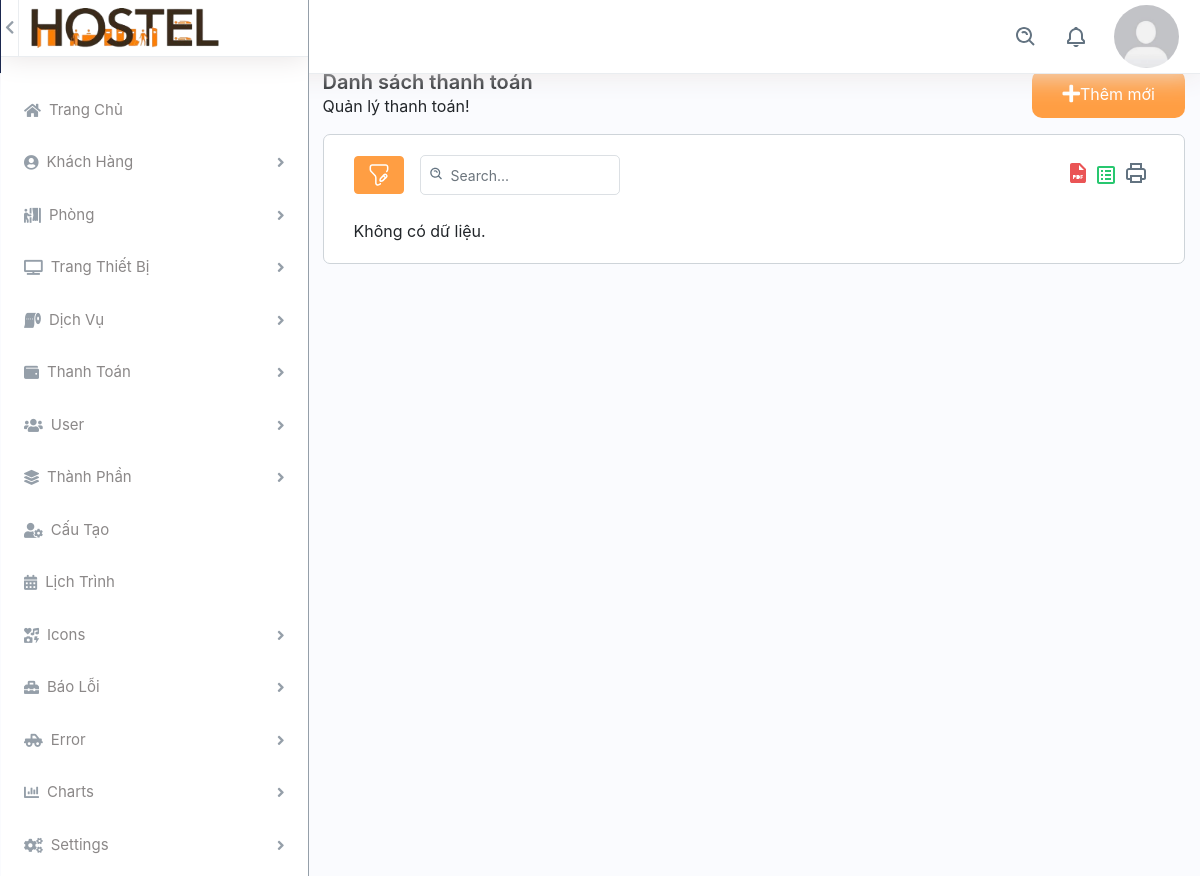
Before: /back_end/list-paid.php (signed in) with the older database file.
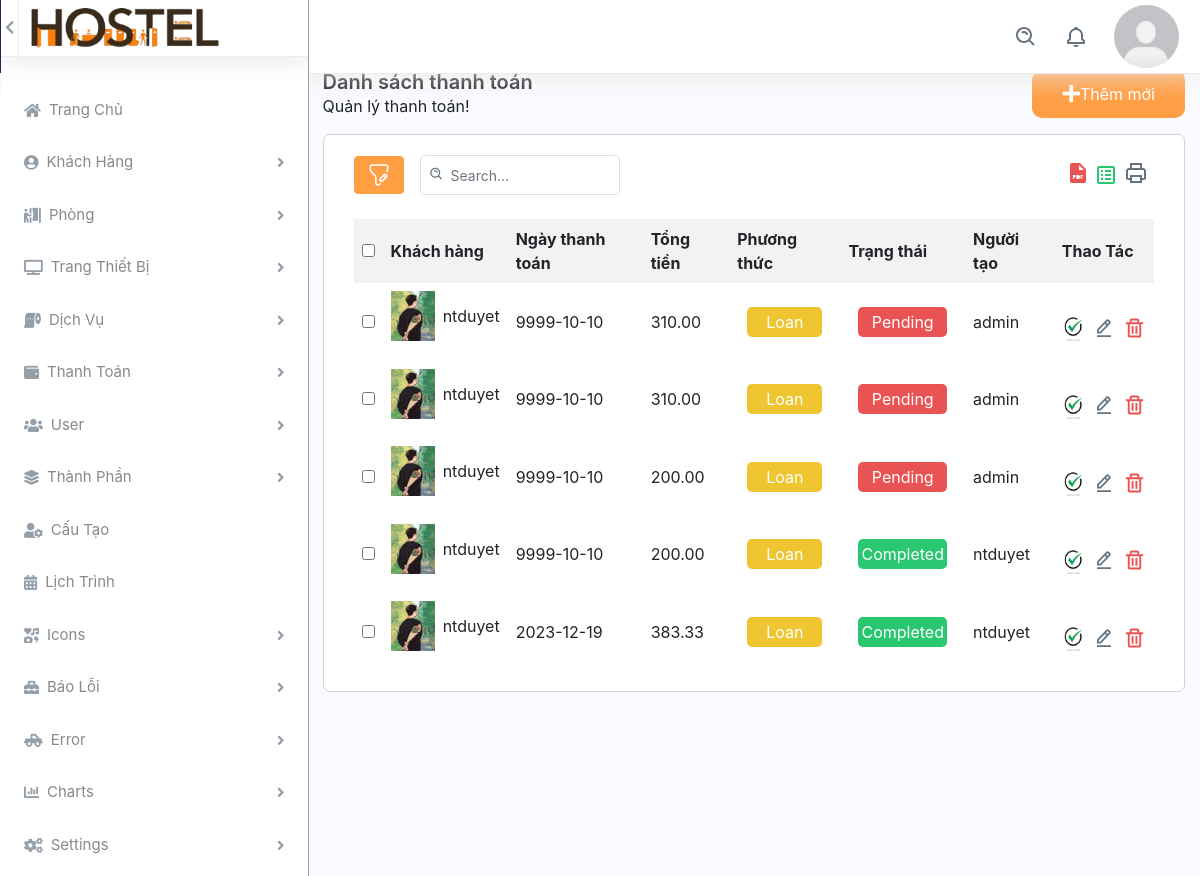
After: the same page with the newer database file.
### tables this page shows
CREATE TABLE `thanh_toan` (
  `id` int(11) NOT NULL,
  `tendangnhap` varchar(255) NOT NULL,
  `ngay_thanh_toan` date NOT NULL DEFAULT current_timestamp(),
  `tong_so_tien` decimal(10,2) NOT NULL,
  `phuong_thuc_thanh_toan` varchar(255) NOT NULL,
  `nguoi_tao` varchar(255) NOT NULL,
  `ngay_tao` datetime DEFAULT current_timestamp(),
  `trang_thai` text NOT NULL DEFAULT 'Pending'
);

CREATE TABLE `client` (
  `id_client` int(11) NOT NULL,
  `ma_sinh_vien` varchar(255) NOT NULL,
  `ten_nguoi_dung` varchar(255) NOT NULL,
  `ho_ten` text NOT NULL,
  `mat_khau` varchar(255) NOT NULL,
  `email` varchar(255) NOT NULL,
  `so_dien_thoai` varchar(20) NOT NULL,
  `trang_thai` varchar(50) DEFAULT 'sẵn sàng',
  `anh_dai_dien` varchar(255) DEFAULT 'Facebook-Avatar_3.png',
  `reset_token` varchar(255) DEFAULT NULL,
  `quyen` text NOT NULL DEFAULT 'client'
);

### config/database.php (called while the page is built, shortened)
<?php
class Database {
    private $host = servername;
    private $user = username;
    private $password = password;
    private $dbname = dbname;
    private $link;
    private function connectDB() {
        $this->link = new mysqli($this->host, $this->user, $this->password, $this->dbname);
    }
    public function select($query) {
        $result = $this->link->query($query) or die($this->link->error . __LINE__);
        if ($result->num_rows > 0) {
            return $result;
        } else {
            return false;
        }
    }
}
?>

### back_end/list-paid.php (the view, shortened to what the rows shown need)
<?php
if (empty($_SESSION['username'])) {
    var_dump($_SESSION['username']);
    header("location: dang_nhap.html");
} else {
    include 'header.php';
    include 'side-bar.php';
    ?>
    <div class="col-md-9 main-content">
        <div class="col-12 container-content">
            <div class="content-add-room col-12">
                <?php
                include '../config/database.php';
                ?>
                <div id="contents">
                    <?php
                        $db = new Database();
                        $sqlthanhtoan = "SELECT * FROM thanh_toan";
                        $resultthanhtoan = $db->select($sqlthanhtoan);
                        ?>
                        <?php if ($resultthanhtoan->num_rows > 0) { ?>
                            <table class="table-data">
                                <tr>
                                    <th><input type="checkbox" name="check_all"></th>
                                    <th>Khách hàng</th>
                                    <th>Ngày thanh toán</th>
                                    <th>Tổng tiền</th>
                                    <th>Phương thức</th>
                                    <th>Trạng thái</th>
                                    <th>Người tạo</th>
                                    <th>Thao Tác</th>
                                </tr>
                                <?php while ($row = $resultthanhtoan->fetch_assoc()) {
                                    $user = $row['tendangnhap'];
                                    $checknguoidung = "SELECT * FROM client WHERE ten_nguoi_dung='{$user}'";
                                    $rschecknguoidung = $db->select($checknguoidung);
                                    $rsc = $rschecknguoidung->fetch_assoc();
                                    ?>
                                    <tr>
                                        <td><input type="checkbox" name="check_daughter"></td>
                                        <td class="d-flex align-items-center">
                                            <img class="img-fluid img-responsive mr-2" height="10" width="10" src="../assets/img/<?php echo $rsc['anh_dai_dien']; ?>" alt="Phong ki tuc xa">
                                            <?php echo $row['tendangnhap']; ?>
                                        </td>
                                        <td><?php echo $row['ngay_thanh_toan']; ?></td>
                                        <td><?php echo $row['tong_so_tien']; ?></td>
                                        <td>
                                            <?php if ($row['phuong_thuc_thanh_toan'] === "Paid") { ?>
                                                <div class="boxs-paid">
                                                    <?php echo $row['phuong_thuc_thanh_toan']; ?>
                                                </div>
                                            <?php } else if ($row['phuong_thuc_thanh_toan'] === "Loan") { ?>
                                                <div class="boxs-loan">
                                                    <?php echo $row['phuong_thuc_thanh_toan']; ?>
                                                </div>
                                            <?php } else { ?>
                                                <div class="boxs-due">
                                                    <?php echo $row['phuong_thuc_thanh_toan']; ?>
                                                </div>
                                            <?php } ?>
                                        </td>
                                        <td>
                                            <?php if ($row['trang_thai'] === "Pending") { ?>
                                                <div class="boxs-pending">
                                                    <?php echo $row['trang_thai']; ?>
                                                </div>
                                            <?php } else { ?>
                                                <div class="boxs-completed">
                                                    <?php echo $row['trang_thai']; ?>
                                                </div>
                                            <?php } ?>
                                        </td>
                                        <td><?php echo $row['nguoi_tao']; ?></td>
                                        <td class="d-flex thao-tac">
                                            <a class="me-3 d-flex align-items-center" href="process-thanh-toan.php?id=<?php echo $id; ?>">
                                                <img src="../assets/img/tich-xanh.webp" alt="img" class="img-fluid img-tich">
                                            </a>
                                            <a class="me-3" href="edit-room.php?id=<?php echo $row['id']; ?>">
                                                <img src="../assets/img/edit.svg" alt="img" class="img-fluid icon-edit">
                                            </a>
                                            <a class="confirm-text" href="delete-paid.php?id=<?php echo $row['id']; ?>">
                                                <img src="../assets/img/delete.svg" alt="img" class="img-fluid">
                                            </a>
                                        </td>
                                    </tr>
                                <?php } ?>
                            </table>
                        <?php } else {
                            echo "Không có dữ liệu.";
                        } ?>
                </div>
            </div>
        </div>
    </div>
    </body>
    </html>
<?php } ?>

Changed rows visible on the page:
added thanh_toan: client.anh_dai_dien (picture), tendangnhap "ntduyet", ngay_thanh_toan "9999-10-10", tong_so_tien "310.00", phuong_thuc_thanh_toan "Loan", trang_thai "Pending", nguoi_tao "admin"
added thanh_toan: client.anh_dai_dien (picture), tendangnhap "ntduyet", ngay_thanh_toan "9999-10-10", tong_so_tien "310.00", phuong_thuc_thanh_toan "Loan", trang_thai "Pending", nguoi_tao "admin"
added thanh_toan: client.anh_dai_dien (picture), tendangnhap "ntduyet", ngay_thanh_toan "9999-10-10", tong_so_tien "200.00", phuong_thuc_thanh_toan "Loan", trang_thai "Pending", nguoi_tao "admin"
added thanh_toan: client.anh_dai_dien (picture), tendangnhap "ntduyet", ngay_thanh_toan "9999-10-10", tong_so_tien "200.00", phuong_thuc_thanh_toan "Loan", trang_thai "Completed", nguoi_tao "ntduyet"
added thanh_toan: client.anh_dai_dien (picture), tendangnhap "ntduyet", ngay_thanh_toan "2023-12-19", tong_so_tien "383.33", phuong_thuc_thanh_toan "Loan", trang_thai "Completed", nguoi_tao "ntduyet"
Other visible differences:
form field check_all: (not shown) → "☐"
text no longer shown: "Không có dữ liệu."
text now shown: "Khách hàng Ngày thanh toán Tổng tiền Phương thức Trạng thái Người tạo Thao Tác"
